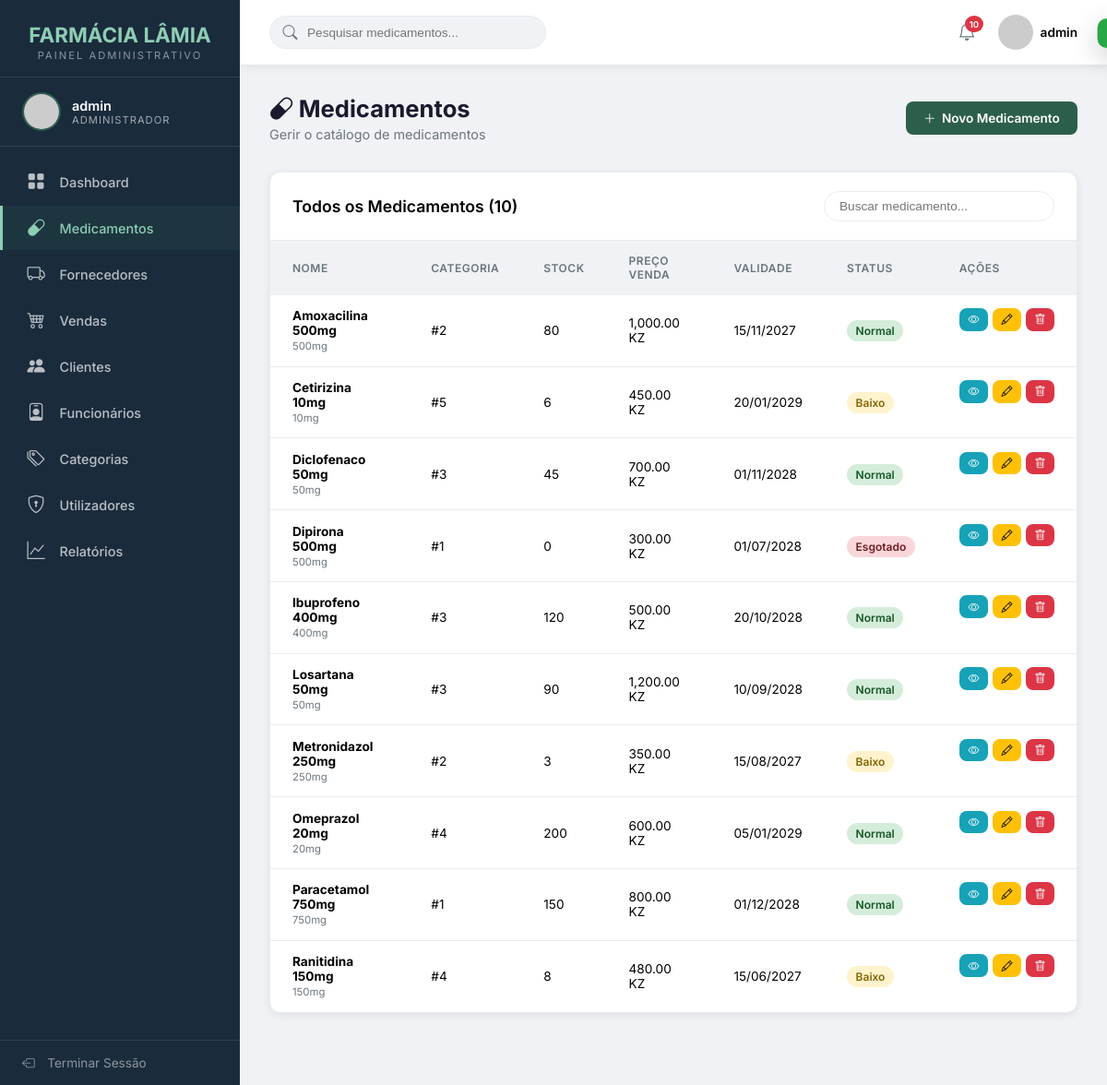
/VIEWS/Admin/medicamentos.php (signed in), run on the app's committed database.
### tables this page shows
CREATE TABLE `medicamento` (
  `idMedicamento` int NOT NULL AUTO_INCREMENT,
  `nome` varchar(120) NOT NULL,
  `descricao` text,
  `principioAtivo` varchar(100) DEFAULT NULL,
  `dosagem` varchar(50) DEFAULT NULL,
  `precoCompra` decimal(10,2) NOT NULL,
  `precoVenda` decimal(10,2) NOT NULL,
  `quantidadeEstoque` int NOT NULL DEFAULT '0',
  `estoqueMinimo` int NOT NULL DEFAULT '10',
  `dataFabricacao` date DEFAULT NULL,
  `dataValidade` date NOT NULL,
  `necessitaReceita` tinyint(1) DEFAULT '0',
  `idCategoria` int NOT NULL,
  `idFornecedor` int NOT NULL,
  PRIMARY KEY (`idMedicamento`),
  KEY `fk_categoria` (`idCategoria`),
  KEY `fk_fornecedor` (`idFornecedor`),
  KEY `idx_medicamento_nome` (`nome`),
  KEY `idx_medicamento_validade` (`dataValidade`),
  CONSTRAINT `fk_categoria` FOREIGN KEY (`idCategoria`) REFERENCES `categoria` (`idCategoria`) ON DELETE CASCADE ON UPDATE CASCADE,
  CONSTRAINT `fk_fornecedor` FOREIGN KEY (`idFornecedor`) REFERENCES `fornecedor` (`idFornecedor`) ON DELETE CASCADE ON UPDATE CASCADE
);

### MODEL/DAO/conexao.php (called while the page is built, shortened)
<?php
class Conn
{
    private static $instance = null;
    private $conn;
    private $host = "localhost";
    private $dbname = "sgf";
    private $username = "root";
    private $password = "1234";
    private function __construct()
    {
        try {
            $dsn = "mysql:host={$this->host};dbname={$this->dbname};charset=utf8mb4";
            $options = [
                PDO::ATTR_ERRMODE => PDO::ERRMODE_EXCEPTION,
                PDO::ATTR_DEFAULT_FETCH_MODE => PDO::FETCH_ASSOC,
                PDO::ATTR_EMULATE_PREPARES => false,
                PDO::MYSQL_ATTR_FOUND_ROWS => true,
            ];
            $this->conn = new PDO($dsn, $this->username, $this->password, $options);
        } catch (PDOException $e) {
            throw new Exception("Não foi possível ligar a base de dados: " . $e->getMessage());
        }
    }
    public static function getInstance()
    {
        if (self::$instance === null) {
            self::$instance = new self();
        }
        return self::$instance;
    }
    public function buscarTodos($sql, $params = [])
    {
        try {
            $stmt = $this->conn->prepare($sql);
            $stmt->execute($params);
            return $stmt->fetchAll();
        } catch (PDOException $e) {
            error_log("Erro SQL: " . $e->getMessage());
            throw $e;
        }
    }
}

### CONTROLLER/MedicamentoController.php (called while the page is built, shortened)
<?php
require_once __DIR__ . '/../MODEL/DAO/MedicamentoDAO.php';
require_once __DIR__ . '/../MODEL/DTO/MedicamentoDTO.php';
class MedicamentoController
{
    private $medicamentoDAO;
    public function __construct()
    {
        $this->medicamentoDAO = new MedicamentoDAO();
    }
    public function listar()
    {
        try {
            $medicamentos = $this->medicamentoDAO->listarTodos();
            return ['success' => true, 'data' => $medicamentos];
        } catch (Exception $e) {
            return ['success' => false, 'message' => 'Erro ao listar medicamentos.'];
        }
    }
}

### MODEL/DAO/MedicamentoDAO.php (called while the page is built, shortened)
<?php
require_once __DIR__ . '/conexao.php';
require_once __DIR__ . '/../DTO/MedicamentoDTO.php';
class MedicamentoDAO
{
    private $bd;
    public function __construct()
    {
        $this->bd = Conn::getInstance();
    }
    public function listarTodos()
    {
        try {
            $sql = "SELECT m.*, c.nomeCategoria, f.empresa as nomeEmpresaFornecedor
                    FROM medicamento m
                    LEFT JOIN categoria c ON m.idCategoria = c.idCategoria
                    LEFT JOIN fornecedor f ON m.idFornecedor = f.idFornecedor
                    ORDER BY m.nome ASC";
            $resultados = $this->bd->buscarTodos($sql);
            $medicamentos = [];
            foreach ($resultados as $linha) {
                $medicamentos[] = $this->construirDTO($linha);
            }
            return $medicamentos;
        } catch (Exception $e) {
            error_log("MedicamentoDAO - Erro em listarTodos(): " . $e->getMessage());
            return [];
        }
    }
    private function construirDTO($dados)
    {
        $medicamento = new MedicamentoDTO();
        $medicamento->setIdMedicamento($dados['idMedicamento']);
        $medicamento->setNome($dados['nome']);
        $medicamento->setDescricao($dados['descricao']);
        $medicamento->setPrincipioAtivo($dados['principioAtivo']);
        $medicamento->setDosagem($dados['dosagem']);
        $medicamento->setPrecoCompra($dados['precoCompra']);
        $medicamento->setPrecoVenda($dados['precoVenda']);
        $medicamento->setQuantidadeEstoque($dados['quantidadeEstoque']);
        $medicamento->setEstoqueMinimo($dados['estoqueMinimo']);
        $medicamento->setDataFabricacao($dados['dataFabricacao']);
        $medicamento->setDataValidade($dados['dataValidade']);
        $medicamento->setNecessitaReceita($dados['necessitaReceita']);
        $medicamento->setIdCategoria($dados['idCategoria']);
        $medicamento->setIdFornecedor($dados['idFornecedor']);
        return $medicamento;
    }
}

### MODEL/DTO/MedicamentoDTO.php (called while the page is built, shortened)
<?php
class MedicamentoDTO implements JsonSerializable
{
private $idMedicamento;
private $nome;
private $dosagem;
private $precoVenda;
private $quantidadeEstoque;
private $estoqueMinimo;
private $dataValidade;
private $idCategoria;
    public function getIdMedicamento()
    {
        return $this->idMedicamento;
    }
    public function setIdMedicamento($idMedicamento)
    {
        $this->idMedicamento = $idMedicamento;
    }
    public function getNome()
    {
        return $this->nome;
    }
    public function setNome($nome)
    {
        $this->nome = $nome;
    }
    public function getDosagem()
    {
        return $this->dosagem;
    }
    public function setDosagem($dosagem)
    {
        $this->dosagem = $dosagem;
    }
    public function getPrecoVenda()
    {
        return $this->precoVenda;
    }
    public function setPrecoVenda($precoVenda)
    {
        $this->precoVenda = $precoVenda;
    }
    public function getQuantidadeEstoque()
    {
        return $this->quantidadeEstoque;
    }
    public function setQuantidadeEstoque($quantidadeEstoque)
    {
        $this->quantidadeEstoque = $quantidadeEstoque;
    }
    public function getEstoqueMinimo()
    {
        return $this->estoqueMinimo;
    }
    public function setEstoqueMinimo($estoqueMinimo)
    {
        $this->estoqueMinimo = $estoqueMinimo;
    }
    public function getDataValidade()
    {
        return $this->dataValidade;
    }
    public function setDataValidade($dataValidade)
    {
        $this->dataValidade = $dataValidade;
    }
    public function getIdCategoria()
    {
        return $this->idCategoria;
    }
    public function setIdCategoria($idCategoria)
    {
        $this->idCategoria = $idCategoria;
    }
}
?>

### VIEWS/Admin/medicamentos.php (the view, shortened to what this page needs)
<?php
$usuario = $_SESSION['usuario']; $nivel = $usuario['nivel'];
$paginaAtual = basename($_SERVER['PHP_SELF']); $titulo = 'Medicamentos';
require_once '../../CONTROLLER/MedicamentoController.php';
$controller = new MedicamentoController();
$lista = $controller->listar()['data'] ?? [];
?>
<!DOCTYPE html>
<html lang="pt">
<head>
    <link rel="stylesheet" href="https://cdn.jsdelivr.net/npm/bootstrap-icons@1.11.3/font/bootstrap-icons.css">
</head>
<body>
    <div class="toast" id="toast"></div>
    <aside class="sidebar" id="sidebar">
        <div class="sidebar-logo"><h2>FARMÁCIA LÂMIA</h2><span>Painel Administrativo</span></div>
        <div class="sidebar-user">
            <img src="https://ui-avatars.com/api/?name=<?php echo urlencode($usuario['username']); ?>&background=2c5f4b&color=fff" alt="Avatar">
            <div class="sidebar-user-info"><div class="nome"><?php echo htmlspecialchars($usuario['username']); ?></div><div class="nivel"><?php echo htmlspecialchars($nivel); ?></div></div>
        </div>
        <nav class="sidebar-nav"><ul>
            <li><a href="index.php"><i class="bi bi-grid-fill"></i> Dashboard</a></li>
            <li><a href="medicamentos.php" class="active"><i class="bi bi-capsule"></i> Medicamentos</a></li>
            <?php if(in_array($nivel,['Administrador','Farmaceutico'])): ?><li><a href="fornecedores.php"><i class="bi bi-truck"></i> Fornecedores</a></li><?php endif; ?>
            <li><a href="vendas.php"><i class="bi bi-cart4"></i> Vendas</a></li>
            <li><a href="clientes.php"><i class="bi bi-people-fill"></i> Clientes</a></li>
            <?php if(in_array($nivel,['Administrador','Farmaceutico'])): ?><li><a href="funcionarios.php"><i class="bi bi-person-badge"></i> Funcionários</a></li><li><a href="categorias.php"><i class="bi bi-tags"></i> Categorias</a></li><?php endif; ?>
            <?php if($nivel==='Administrador'): ?><li><a href="utilizadores.php"><i class="bi bi-shield-lock"></i> Utilizadores</a></li><?php endif; ?>
            <?php if(in_array($nivel,['Administrador','Farmaceutico'])): ?><li><a href="relatorios.php"><i class="bi bi-graph-up"></i> Relatórios</a></li><?php endif; ?>
        </ul></nav>
        <div class="sidebar-footer"><a href="#" onclick="abrirModalLogout()"><i class="bi bi-box-arrow-left"></i> Terminar Sessão</a></div>
    </aside>
    <div class="main-content">
        <header class="topbar">
            <div class="topbar-left">
                <div class="topbar-search"><i class="bi bi-search"></i><input type="text" placeholder="Pesquisar medicamentos..." id="buscaTopo"></div>
            </div>
            <div class="topbar-right">
                <div class="topbar-notification"><i class="bi bi-bell"></i><span class="badge"><?php echo count($lista); ?></span></div>
                <div class="topbar-user"><img src="https://ui-avatars.com/api/?name=<?php echo urlencode($usuario['username']); ?>&background=2c5f4b&color=fff" alt="Avatar"><span><?php echo htmlspecialchars($usuario['username']); ?></span></div>
            </div>
        </header>
        <div class="page-content">
            <div class="page-header">
                <div><h1><i class="bi bi-capsule"></i> <?php echo $titulo; ?></h1><p>Gerir o catálogo de medicamentos</p></div>
                <button class="btn btn-primary" onclick="abrirModalCadastro()"><i class="bi bi-plus-lg"></i> Novo Medicamento</button>
            </div>
            <div class="table-container">
                <div class="table-header">
                    <h3>Todos os Medicamentos (<?php echo count($lista); ?>)</h3>
                    <div class="search-box"><input type="text" placeholder="Buscar medicamento..." id="busca" style="padding:0.5rem 1rem;border:1px solid var(--border);border-radius:20px;font-size:0.85rem;width:250px;outline:none;"></div>
                </div>
                <table><thead><tr><th>Nome</th><th>Categoria</th><th>Stock</th><th>Preço Venda</th><th>Validade</th><th>Status</th><th>Ações</th></tr></thead>
                    <tbody id="tabelaBody"><?php foreach($lista as $m): $s=$m->getQuantidadeEstoque();$cls=$s==0?'badge-danger':($s<$m->getEstoqueMinimo()?'badge-warning':'badge-success');$txt=$s==0?'Esgotado':($s<$m->getEstoqueMinimo()?'Baixo':'Normal'); ?>
                        <tr data-id="<?php echo $m->getIdMedicamento(); ?>">
                            <td><strong><?php echo htmlspecialchars($m->getNome()); ?></strong><br><small style="color:var(--text-muted)"><?php echo htmlspecialchars($m->getDosagem()); ?></small></td>
                            <td>#<?php echo $m->getIdCategoria(); ?></td>
                            <td><?php echo $s; ?></td>
                            <td><?php echo number_format($m->getPrecoVenda(),2); ?> KZ</td>
                            <td><?php echo date('d/m/Y',strtotime($m->getDataValidade())); ?></td>
                            <td><span class="badge <?php echo $cls; ?>"><?php echo $txt; ?></span></td>
                            <td class="acoes">
                                <button class="btn btn-info btn-xs" onclick="visualizarMedicamento(<?php echo $m->getIdMedicamento(); ?>)"><i class="bi bi-eye"></i></button>
                                <button class="btn btn-warning btn-xs" onclick="abrirModalEdicao(<?php echo $m->getIdMedicamento(); ?>)"><i class="bi bi-pencil"></i></button>
                                <button class="btn btn-danger btn-xs" onclick="abrirModalExclusao(<?php echo $m->getIdMedicamento(); ?>,'<?php echo htmlspecialchars(addslashes($m->getNome())); ?>')"><i class="bi bi-trash"></i></button>
                            </td>
                        </tr>
                    <?php endforeach; ?>
                    <?php if (count($lista) == 0): ?>
                        <tr><td colspan="7" style="text-align:center;padding:2rem;color:var(--text-muted);"><i class="bi bi-inbox" style="font-size:2rem;display:block;margin-bottom:0.5rem;"></i>Nenhum medicamento cadastrado.</td></tr>
                    <?php endif; ?></tbody></table>
            </div>
        </div>
    </div>
</body>
</html>

### data on the page
medicamento: nome "Amoxacilina 500mg", dosagem "500mg", idCategoria "2", quantidadeEstoque "80", precoVenda "1,000.00", dataValidade "15/11/2027", txt "Normal"
medicamento: nome "Cetirizina 10mg", dosagem "10mg", idCategoria "5", quantidadeEstoque "6", precoVenda "450.00", dataValidade "20/01/2029", txt "Baixo"
medicamento: nome "Diclofenaco 50mg", dosagem "50mg", idCategoria "3", quantidadeEstoque "45", precoVenda "700.00", dataValidade "01/11/2028", txt "Normal"
medicamento: nome "Dipirona 500mg", dosagem "500mg", idCategoria "1", quantidadeEstoque "0", precoVenda "300.00", dataValidade "01/07/2028", quantidadeEstoque "Esgotado"
medicamento: nome "Ibuprofeno 400mg", dosagem "400mg", idCategoria "3", quantidadeEstoque "120", precoVenda "500.00", dataValidade "20/10/2028", txt "Normal"
medicamento: nome "Losartana 50mg", dosagem "50mg", idCategoria "3", quantidadeEstoque "90", precoVenda "1,200.00", dataValidade "10/09/2028", txt "Normal"
medicamento: nome "Metronidazol 250mg", dosagem "250mg", idCategoria "2", quantidadeEstoque "3", precoVenda "350.00", dataValidade "15/08/2027", txt "Baixo"
medicamento: nome "Omeprazol 20mg", dosagem "20mg", idCategoria "4", quantidadeEstoque "200", precoVenda "600.00", dataValidade "05/01/2029", txt "Normal"
medicamento: nome "Paracetamol 750mg", dosagem "750mg", idCategoria "1", quantidadeEstoque "150", precoVenda "800.00", dataValidade "01/12/2028", txt "Normal"
medicamento: nome "Ranitidina 150mg", dosagem "150mg", idCategoria "4", quantidadeEstoque "8", precoVenda "480.00", dataValidade "15/06/2027", txt "Baixo"

### other printed values
$usuario['username'] "admin"
$nivel "ADMINISTRADOR"
count($lista) "10"
$titulo "Medicamentos"
